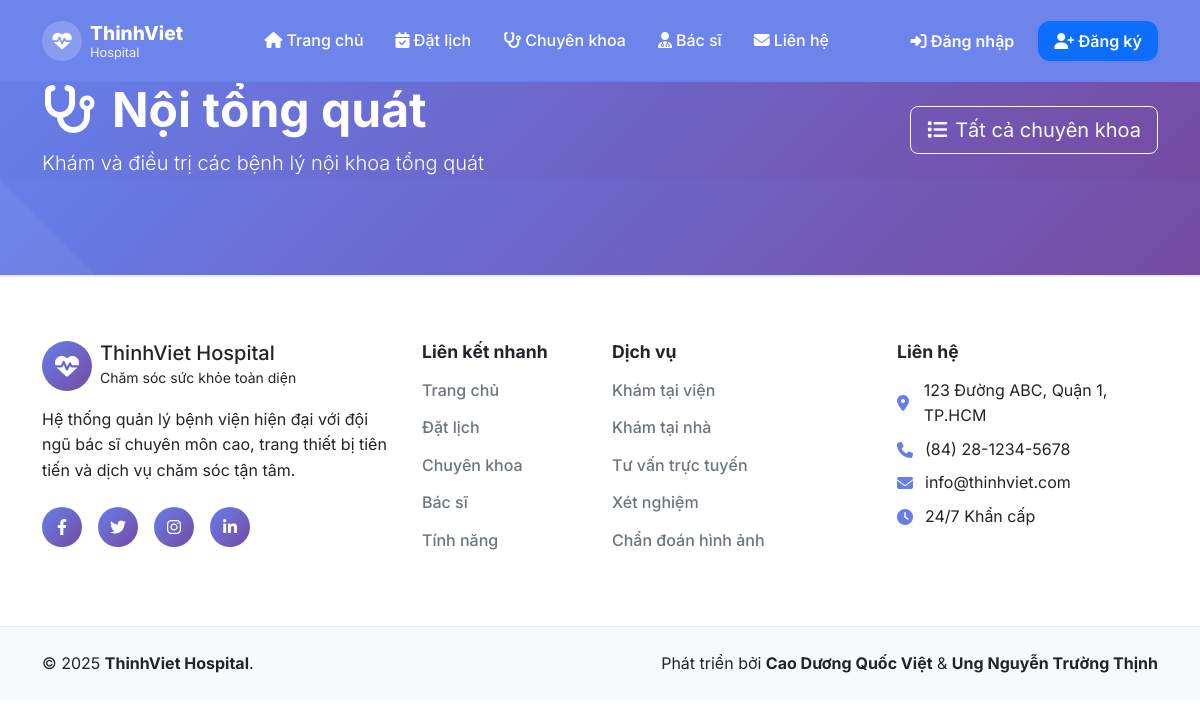
The page /doctors_by_specialty?slug=noi-tong-quat on the database its author committed.
### tables this page shows
CREATE TABLE `chuyen_khoa` (
  `id` int(11) NOT NULL,
  `ten` varchar(100) NOT NULL,
  `slug` varchar(120) DEFAULT NULL,
  `mo_ta` text DEFAULT NULL,
  `icon` varchar(100) DEFAULT NULL,
  `thu_tu` int(11) DEFAULT 0,
  `trang_thai` enum('active','inactive') DEFAULT 'active',
  `ngay_tao` timestamp NOT NULL DEFAULT current_timestamp(),
  `ngay_cap_nhat` timestamp NOT NULL DEFAULT current_timestamp() ON UPDATE current_timestamp()
);

### Controllers/DoctorController.php (called while the page is built, shortened)
<?php
class DoctorController
{
    public function listBySpecialty()
    {
        $slug = $_GET['slug'] ?? '';
        require_once 'Models/Specialty.php';
        $spModel = new Specialty();
        $specialty = $spModel->getBySlug($slug);
        include 'Views/doctor/doctors_by_specialty.php';
    }
}

### config/database.php (called while the page is built, shortened)
<?php
class Database
{
    private $host;
    private $db_name;
    private $username;
    private $password;
    public function __construct()
    {
        $this->host = $_ENV['DB_HOST'] ?? getenv('DB_HOST') ?? 'localhost';
        $this->db_name = $_ENV['DB_NAME'] ?? getenv('DB_NAME') ?? 'hospital_management';
        $this->username = $_ENV['DB_USER'] ?? getenv('DB_USER') ?? 'root';
        $this->password = $_ENV['DB_PASS'] ?? getenv('DB_PASS') ?? '';
    }
    private function loadEnvFile()
    {
        $envFile = __DIR__ . '/../.env';
    }
    public function getConnection()
    {
        $this->conn = null;
        try {
            $this->conn = new PDO("mysql:host=" . $this->host . ";dbname=" . $this->db_name, $this->username, $this->password);
            $this->conn->exec("set names utf8");
            $this->conn->setAttribute(PDO::ATTR_ERRMODE, PDO::ERRMODE_EXCEPTION);
        } catch (PDOException $exception) {
            error_log("Database connection error: " . $exception->getMessage());
            echo "Database connection failed. Please try again later.";
        }
        return $this->conn;
    }
}

### Models/Specialty.php (called while the page is built, shortened)
<?php
require_once 'config/database.php';
class Specialty
{
    private $conn;
    private $table = 'chuyen_khoa';
    public function __construct()
    {
        $db = new Database();
        $this->conn = $db->getConnection();
    }
    public function getBySlug($slug)
    {
        $sql = "SELECT id, ten, slug, mo_ta, icon FROM {$this->table} WHERE slug = :slug";
        $stmt = $this->conn->prepare($sql);
        $stmt->bindParam(':slug', $slug);
        $stmt->execute();
        return $stmt->fetch(PDO::FETCH_ASSOC);
    }
}

### Views/doctor/doctors_by_specialty.php (the view, shortened to what this page needs)
<?php $page_title = 'Bác sĩ - ' . ($specialty['ten'] ?? 'Chuyên khoa');
include 'Views/layouts/header.php'; ?>
<section class="page-header bg-gradient-primary text-white" style="margin-top: 81px;">
    <div class="container">
        <div class="row align-items-center">
            <div class="col-lg-8">
                <h1 class="display-5 fw-bold mb-2"><i
                        class="fas fa-stethoscope me-3"></i><?php echo htmlspecialchars($specialty['ten']); ?></h1>
                <?php if (!empty($specialty['mo_ta'])): ?><p class="lead mb-0">
                    <?php echo htmlspecialchars($specialty['mo_ta']); ?></p><?php endif; ?>
            </div>
            <div class="col-lg-4 text-lg-end">
                <a href="./specialties_all" class="btn btn-outline-light btn-lg"><i class="fas fa-list me-2"></i>Tất cả
                    chuyên khoa</a>
            </div>
        </div>
    </div>
</section>
<section class="doctors-section py-5">
</section>
<?php include 'Views/layouts/footer.php'; ?>

### assets/css/home.css (style rules this page uses)
:root { --primary-color: #667eea; --secondary-color: #764ba2; --success-color: #28a745; --warning-color: #ffc107; --danger-color: #dc3545; --info-color: #17a2b8; --light-color: #f8f9fa; --dark-color: #343a40; --white: #ffffff; --gray-100: #f8f9fa; --gray-200: #e9ecef; --gray-300: #dee2e6; --gray-400: #ced4da; --gray-500: #adb5bd; --gray-600: #6c757d; --gray-700: #495057; --gray-800: #343a40; --gray-900: #212529; --gradient-primary: linear-gradient(135deg, #667eea 0%, #764ba2 100%); --gradient-success: linear-gradient(135deg, #28a745 0%, #20c997 100%); --gradient-warning: linear-gradient(135deg, #ffc107 0%, #fd7e14 100%); --gradient-danger: linear-gradient(135deg, #dc3545 0%, #fd7e14 100%); --gradient-info: linear-gradient(135deg, #17a2b8 0%, #6f42c1 100%); --shadow-sm: 0 2px 4px rgba(0, 0, 0, 0.1); --shadow-md: 0 4px 15px rgba(0, 0, 0, 0.1); --shadow-lg: 0 10px 25px rgba(0, 0, 0, 0.15); --shadow-xl: 0 20px 40px rgba(0, 0, 0, 0.2); --border-radius: 12px; --border-radius-lg: 20px; --transition: all 0.3s ease; }
* { margin: 0; padding: 0; box-sizing: border-box; }
body { font-family: "Inter", -apple-system, BlinkMacSystemFont, "Segoe UI", Roboto, sans-serif; line-height: 1.6; color: var(--gray-800); overflow-x: hidden; }
.doctors-section { background: var(--gradient-primary); padding: 5rem 0; position: relative; }
.doctors-section::before { content: ""; position: absolute; top: 0; left: 0; right: 0; bottom: 0; background-size: cover; pointer-events: none; }
.bg-gradient-primary { background: var(--gradient-primary); }

### assets/css/theme.css (style rules this page uses)
:root { --primary: #0d6efd; --primary-600: #0b5ed7; --primary-100: #eaf3ff; --bg: #ffffff; --text: #1f2937; --muted: #6b7280; --border: #e5e7eb; --card-bg: #ffffff; --shadow: 0 8px 24px rgba(0, 0, 0, 0.08); --radius: 14px; }
body { background: var(--bg); color: var(--text); }

### rows shown on the page
chuyen_khoa: ten "Nội tổng quát", mo_ta "Khám và điều trị các bệnh lý nội khoa tổng quát"
